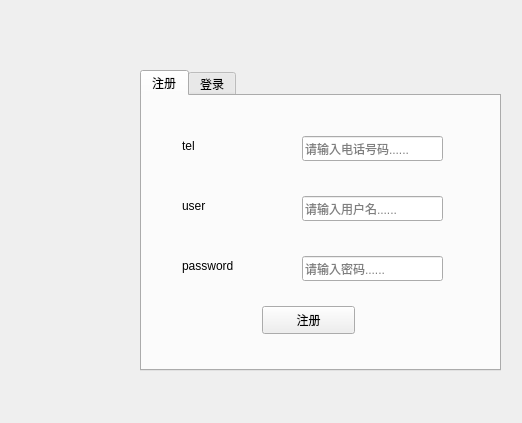
<?xml version="1.0" encoding="UTF-8"?>
<ui version="4.0">
 <class>login1</class>
 <widget class="QWidget" name="login1">
  <property name="geometry">
   <rect>
    <x>0</x>
    <y>0</y>
    <width>522</width>
    <height>423</height>
   </rect>
  </property>
  <property name="windowTitle">
   <string>Form</string>
  </property>
  <widget class="QTabWidget" name="tabWidget">
   <property name="geometry">
    <rect>
     <x>140</x>
     <y>70</y>
     <width>361</width>
     <height>301</height>
    </rect>
   </property>
   <property name="currentIndex">
    <number>0</number>
   </property>
   <widget class="QWidget" name="widget">
    <attribute name="title">
     <string>注册</string>
    </attribute>
    <widget class="QLabel" name="label">
     <property name="geometry">
      <rect>
       <x>40</x>
       <y>40</y>
       <width>69</width>
       <height>19</height>
      </rect>
     </property>
     <property name="text">
      <string>tel</string>
     </property>
    </widget>
    <widget class="QLabel" name="label_2">
     <property name="geometry">
      <rect>
       <x>40</x>
       <y>100</y>
       <width>69</width>
       <height>19</height>
      </rect>
     </property>
     <property name="text">
      <string>user</string>
     </property>
    </widget>
    <widget class="QLabel" name="label_3">
     <property name="geometry">
      <rect>
       <x>40</x>
       <y>160</y>
       <width>69</width>
       <height>19</height>
      </rect>
     </property>
     <property name="text">
      <string>password</string>
     </property>
    </widget>
    <widget class="QLineEdit" name="lineEditrtel">
     <property name="geometry">
      <rect>
       <x>160</x>
       <y>40</y>
       <width>141</width>
       <height>25</height>
      </rect>
     </property>
     <property name="placeholderText">
      <string>请输入电话号码......</string>
     </property>
    </widget>
    <widget class="QLineEdit" name="lineEdit_2ruser">
     <property name="geometry">
      <rect>
       <x>160</x>
       <y>100</y>
       <width>141</width>
       <height>25</height>
      </rect>
     </property>
     <property name="placeholderText">
      <string>请输入用户名......</string>
     </property>
    </widget>
    <widget class="QLineEdit" name="lineEdit_3rpassword">
     <property name="geometry">
      <rect>
       <x>160</x>
       <y>160</y>
       <width>141</width>
       <height>25</height>
      </rect>
     </property>
     <property name="placeholderText">
      <string>请输入密码......</string>
     </property>
    </widget>
    <widget class="QPushButton" name="pushButton">
     <property name="geometry">
      <rect>
       <x>120</x>
       <y>210</y>
       <width>93</width>
       <height>28</height>
      </rect>
     </property>
     <property name="text">
      <string>注册</string>
     </property>
    </widget>
   </widget>
   <widget class="QWidget" name="widget">
    <attribute name="title">
     <string>登录</string>
    </attribute>
    <widget class="QLabel" name="label_4">
     <property name="geometry">
      <rect>
       <x>30</x>
       <y>60</y>
       <width>69</width>
       <height>19</height>
      </rect>
     </property>
     <property name="text">
      <string>user</string>
     </property>
    </widget>
    <widget class="QLabel" name="label_5">
     <property name="geometry">
      <rect>
       <x>30</x>
       <y>140</y>
       <width>69</width>
       <height>19</height>
      </rect>
     </property>
     <property name="text">
      <string>password</string>
     </property>
    </widget>
    <widget class="QLineEdit" name="lineEdit_7luser">
     <property name="geometry">
      <rect>
       <x>170</x>
       <y>60</y>
       <width>141</width>
       <height>25</height>
      </rect>
     </property>
     <property name="placeholderText">
      <string>请输入用户名......</string>
     </property>
    </widget>
    <widget class="QLineEdit" name="lineEdit_6password">
     <property name="geometry">
      <rect>
       <x>172</x>
       <y>140</y>
       <width>131</width>
       <height>25</height>
      </rect>
     </property>
     <property name="placeholderText">
      <string>请输入密码......</string>
     </property>
    </widget>
    <widget class="QPushButton" name="pushButton_2">
     <property name="geometry">
      <rect>
       <x>110</x>
       <y>200</y>
       <width>93</width>
       <height>28</height>
      </rect>
     </property>
     <property name="text">
      <string>登录</string>
     </property>
    </widget>
   </widget>
  </widget>
 </widget>
 <resources/>
 <connections/>
</ui>
